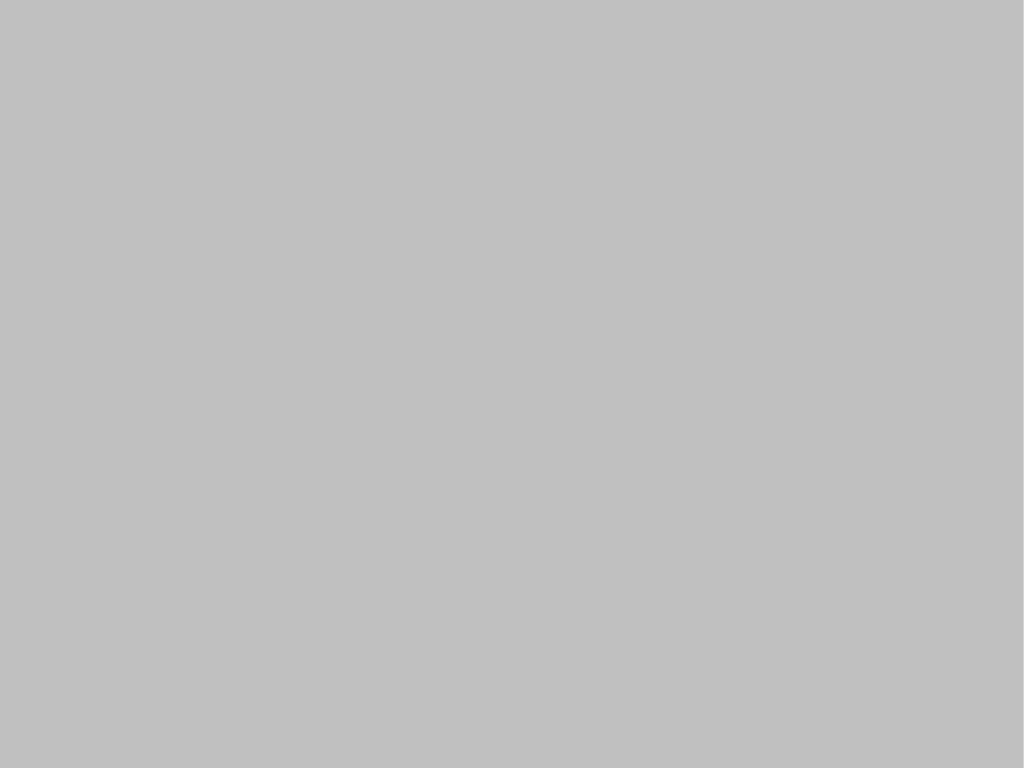
Frame 1 (no input)
Frame 60 (no input): identical to frame 1, image omitted
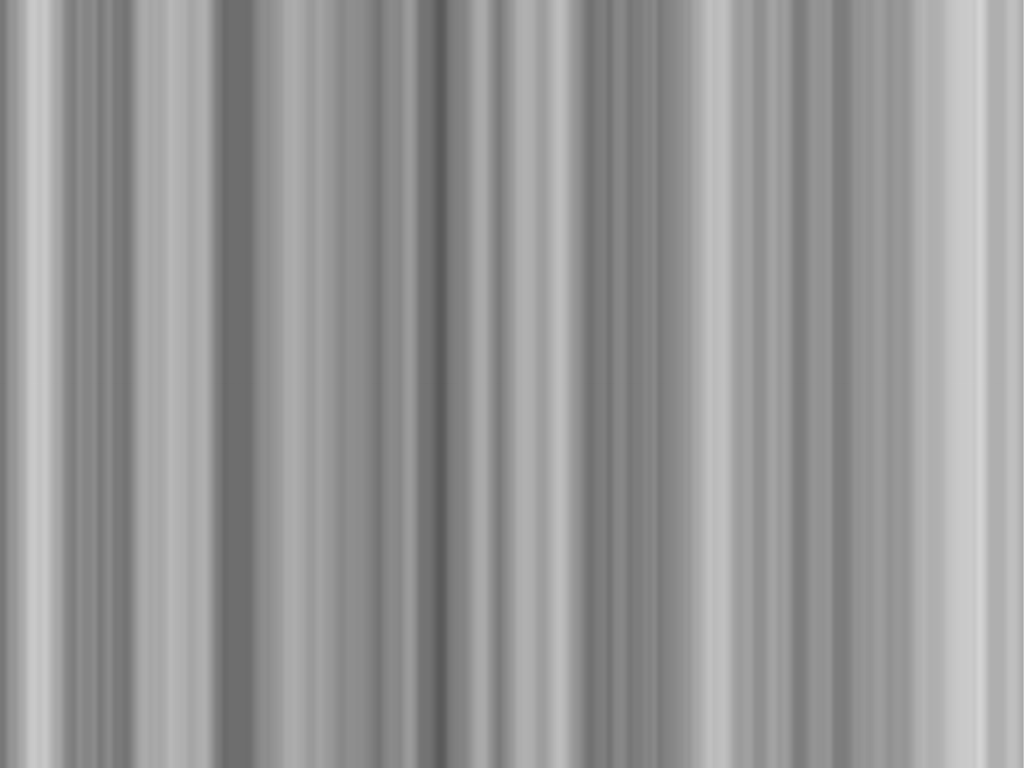
Frame 120 (the mouse pressed at the canvas centre since frame 60)

The p5.js sketch that drew these frames (run headless with seeded random() and noise() and a simulated clock; from frame 60 on, the mouse is pressed at the canvas centre):

// p5.js sketch
// ── sketch.js
function setup() {
  createCanvas(1024, 768);
  noFill();
}

function draw() {
  background(255);
  for (var i=0; i<width; i++) {
    stroke(255*noise((0.05*mouseY/height)*frameCount,i*(0.05*mouseX/width)));
    line(i,0,i,height);
  }
}
